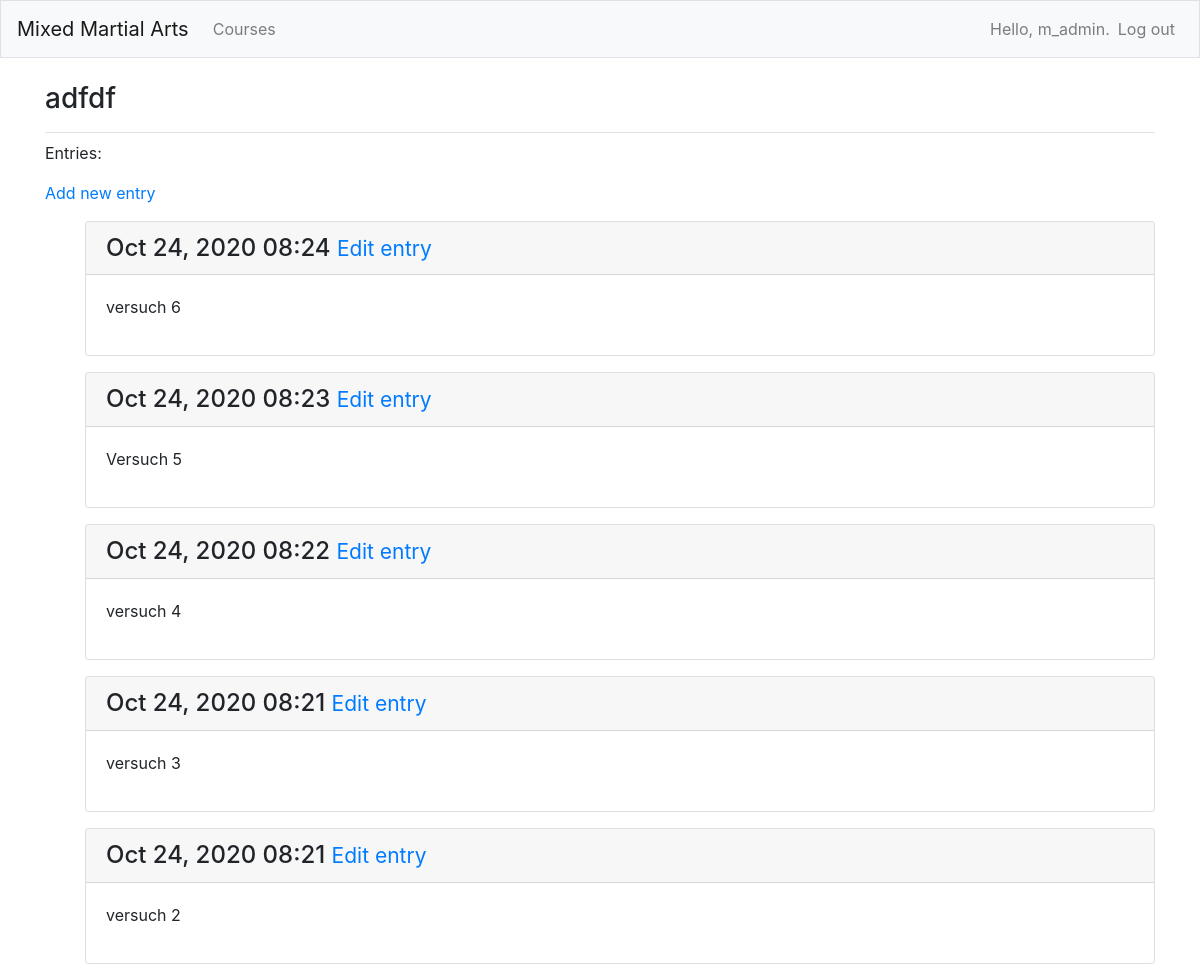
Before: /courses/8 (signed in, upper part) with the older database file.
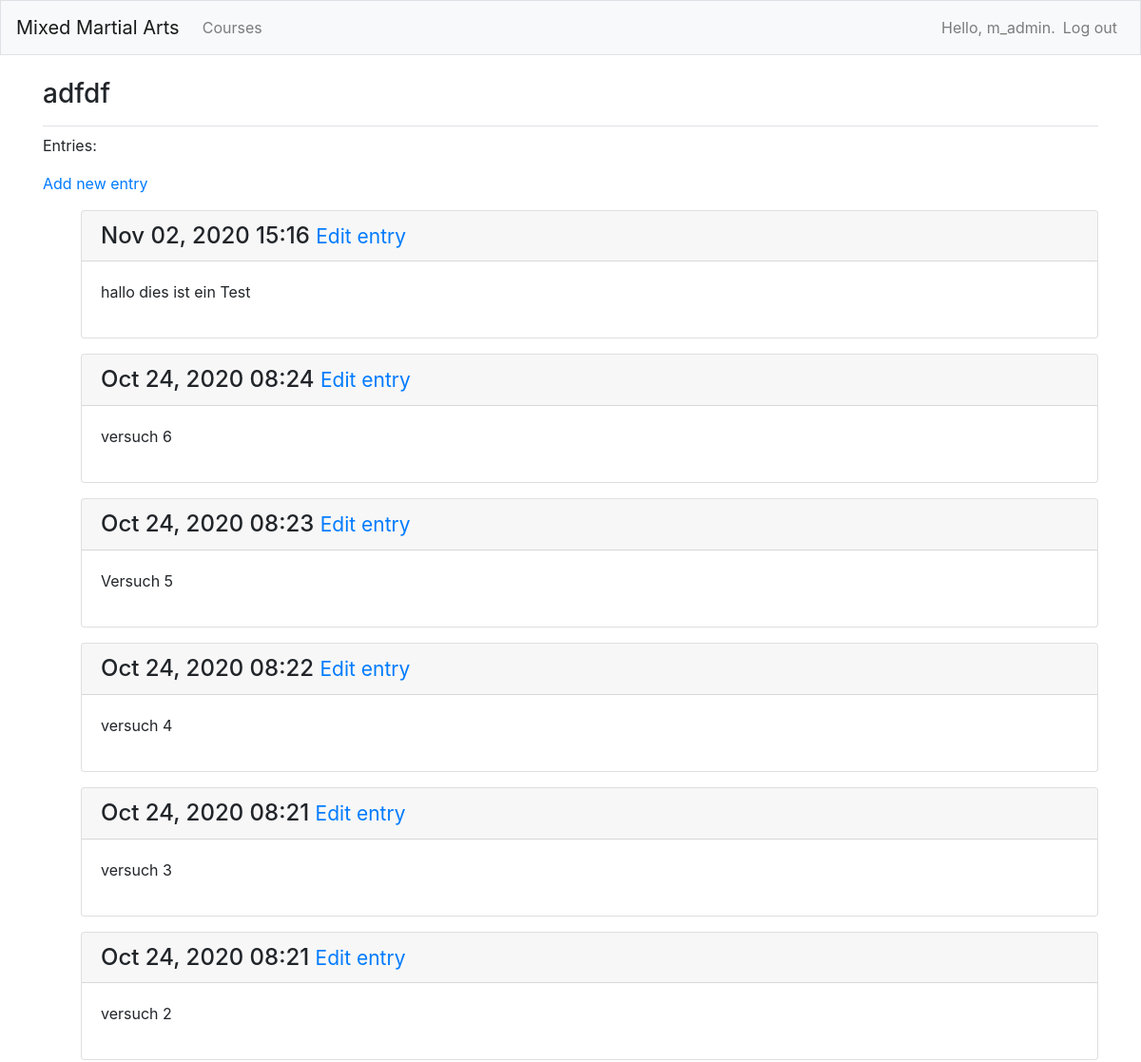
After: the same page with the newer database file.
### mma/models.py (models this page shows, shortened)
class Mixedmartialart(models.Model):
	text = models.CharField(max_length=200)
	date_added = models.DateTimeField(auto_now_add=True)
	owner = models.ForeignKey(User, on_delete=models.CASCADE)
	def __str__(self):
		return self.text

class Entry(models.Model):
	topic = models.ForeignKey(Mixedmartialart, on_delete=models.CASCADE)
	text = models.TextField()
	date_added = models.DateTimeField(auto_now_add=True)
	class Meta:
		verbose_name_plural = 'entries'

### mma/views.py (the view)
# urls.py: path('courses/<int:course_id>', views.course, name='course'),
@login_required
def course(request, course_id):
	mixedmartialart = Mixedmartialart.objects.get(id=course_id)
	check_owner(request, mixedmartialart)
	entries = mixedmartialart.entry_set.order_by('-date_added')
	context = {'mixedmartialart': mixedmartialart, 'entries': entries}
	return render(request, 'mma/course.html', context)

### mma/views.py (called while the page is built)
def check_owner(request, course):
	if course.owner != request.user:
		raise Http404

### mma/templates/mma/course.html
{% extends 'mma/base.html'%}
{% block page_header %}
  <h3>{{mixedmartialart}}</h3>
{% endblock page_header %}
{% block content%}
  <p>Entries:</p>
  <p>
    <a href="{% url 'mma:new_entry' mixedmartialart.id %}">Add new entry</a>
  </p>
  <ul>
    {% for entry in entries %}
      <div class="card mb-3">
        <h4 class="card-header">
          {{ entry.date_added|date:'M d, Y H:i' }}
          <small><a href="{% url 'mma:edit_entry' entry.id %}">Edit entry</a></small>
        </h4>
        <div class="card-body">
           {{ entry.text|linebreaks }}
        </div>
      </div>
    {% empty %}
      <p>There are no entries for this topic yet.</p>
    {% endfor %}
  </ul>
{% endblock content%}

### mma/templates/mma/base.html (shortened to what this page needs)
{% load bootstrap4 %}
<!DOCTYPE html>
<html lang="en">
<head>
	{% bootstrap_css %}
</head>
<body>
  <nav class="navbar navbar-expand-md navbar-light bg-light mb-4 border">
  	<a class="navbar-brand" href="{% url 'mma:index' %}">Mixed Martial Arts</a>
  	<div class="collapse navbar-collapse" id ="navbarCollapse">
  		<ul class="navbar-nav mr-auto">
  			<li class="nav-item">
  			  <a class="nav-link" href="{% url 'mma:mixedmartialarts' %}">Courses</a>
  			</li>
  		</ul>
  		<ul class="navbar-nav ml-auto">
  		  {% if user.is_authenticated %}
  		    <li class="nav-item">
  		      <span class="navbar-text">Hello, {{ user.username }}.</span>
  		    </li>
  		    <li class="nav-item">
  		      <a class="nav-link" href=" {% url 'users:logout' %}">Log out</a>
  		    </li>
  		  {% endif %}
  		</ul>
  	</div>
  </nav>
  <main role="main" class="container">
  	<div class="pb-2 mb-2 border-bottom">
  	  {% block page_header %}{% endblock page_header %}
  	</div>
  	<div>
  	  {% block content %}{% endblock content %}
  	</div>
  </main>
</body>
</html>

Changed rows visible on the page:
added Entry: date_added "Nov 02, 2020 15:16", text "hallo dies ist ein Test"
